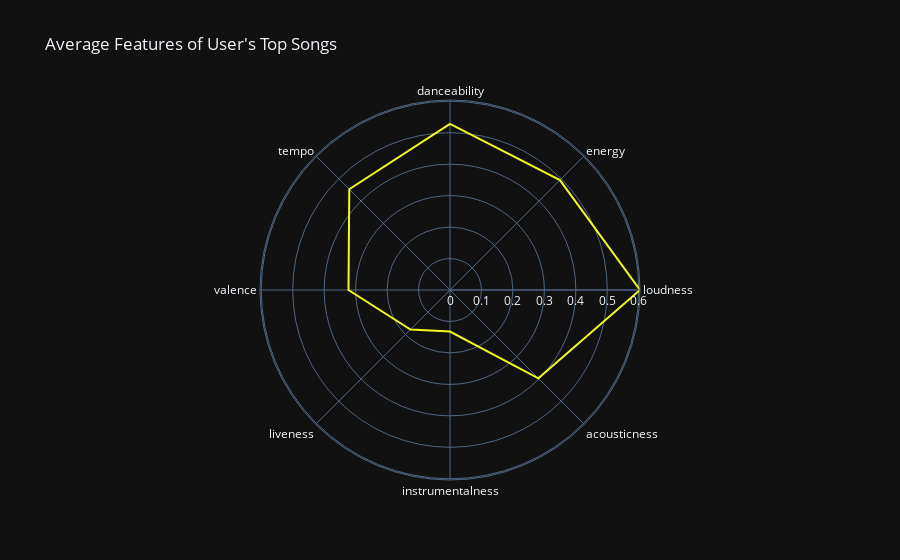

The code cell stored with this chart in its notebook:
### Code cell
#  kindly visualize this with a line_polar using plotly express
fig = px.line_polar(ave_user_pref, 
                    r=ave_user_pref,
                    theta=relevant_qualities,
                    line_close=True,
                    color_discrete_sequence=px.colors.sequential.Plasma_r,
                    template="plotly_dark",
                    title="Average Features of User's Top Songs")
fig.show()

### Figure 1 — Plotly figure (JSON) as saved in the notebook; plotly's stock layout.template omitted (floating-point values rounded to 4 significant figures)
{"data": [{"hovertemplate": "r=%{r}<br>theta=%{theta}<extra></extra>", "legendgroup": "", "line": {"color": "#f0f921", "dash": "solid"}, "marker": {"symbol": "circle"}, "mode": "lines", "name": "", "r": [0.528, 0.494, 0.6039, 0.3972, 0.1319, 0.1776, 0.3227, 0.4528, 0.528], "showlegend": false, "subplot": "polar", "theta": ["danceability", "energy", "loudness", "acousticness", "instrumentalness", "liveness", "valence", "tempo", "danceability"], "type": "scatterpolar"}], "layout": {"legend": {"tracegroupgap": 0}, "polar": {"angularaxis": {"direction": "clockwise", "rotation": 90}, "domain": {"x": [0, 1], "y": [0, 1]}}, "title": {"text": "Average Features of User's Top Songs"}}}
